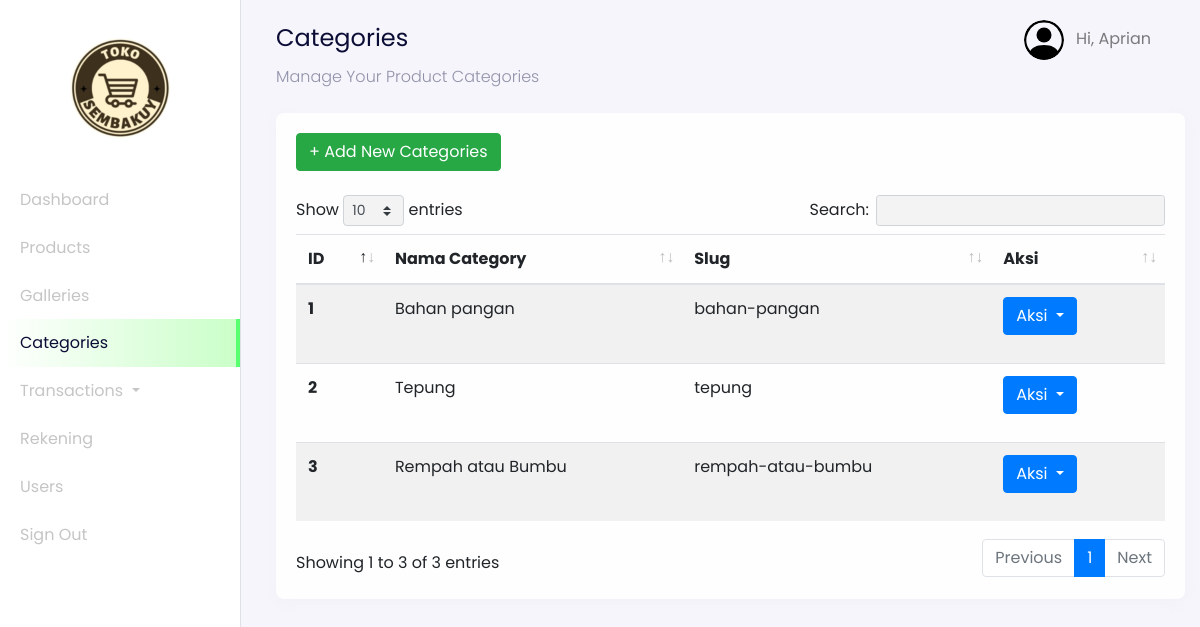
The page /admin?page=categories (signed in) on the database its author committed.
### tables this page shows
CREATE TABLE `users` (
  `id_user` int(11) NOT NULL,
  `name` varchar(255) NOT NULL,
  `email` varchar(255) NOT NULL,
  `password` varchar(255) NOT NULL,
  `address` text DEFAULT NULL,
  `phone_number` varchar(255) NOT NULL,
  `postal_code` varchar(191) NOT NULL,
  `roles` varchar(255) NOT NULL
);

CREATE TABLE `categories` (
  `id` int(11) NOT NULL,
  `category_name` varchar(255) NOT NULL,
  `slug` varchar(255) NOT NULL
);

### config/config.php (called while the page is built, shortened)
<?php
$host = 'localhost';
$user = 'root';
$password = '';
$dbname = 'imk_tugas';
$conn = mysqli_connect($host, $user, $password, $dbname);
function query($query)
{
    global $conn;
    $result = mysqli_query($conn, $query);
    $rows = [];
    while ($row = mysqli_fetch_assoc($result)) {
        $rows[] = $row;
    }
    return $rows;
}
?>

### admin/dashboard-categories.php (the view, shortened to what this page needs)
<nav
  class="navbar navbar-expand-lg navbar-light navbar-store fixed-top"
  data-aos="fade-down"
>
  <div class="container-fluid">
    <div class="collpase navbar-collapse" id="navbarResponsive">
      <ul class="navbar-nav d-none d-lg-flex ml-auto">
        <li class="nav-item dropdown">
          <a
            href="#"
            class="nav-link"
            id="navbarDropdown"
            role="button"
            data-toggle="dropdown"
          >
          <img
              src="../assets/images/person-circle.svg"
              alt="profile"
              height="40px"
              class="rounded-circle mr-2 profile-picture"
            />
            <?php
              $id_user = $_SESSION['user'];
              $user = query("SELECT * FROM users WHERE id_user = $id_user")[0];
            ?>
            Hi, <?= $user["name"]; ?>
          </a>
        </li>
      </ul>
    </div>
  </div>
</nav>
<div class="section-content section-dashboard-home" data-aos="fade-up">
  <div class="container-fluid">
    <div class="dashboard-heading">
      <h2 class="dashboard-title">Categories</h2>
      <p class="dashboard-subtitle">Manage Your Product Categories</p>
    </div>
    <div class="dashboard-content">
      <div class="row mt-4">
        <div class="col-12">
          <div class="card">
            <div class="card-body">
              <div class="row mb-4">
                <div class="col-12">
                <a href="?page=categories-create" class="btn btn-success">
                  + Add New Categories
                </a>
                </div>
              </div>
              <div class="row">
                <div class="col-12">
                  <div class="table-responsive">
                    <table class="table table-striped table-hover w-100" id="table">
                      <thead>
                        <tr>
                          <th scope="col">ID</th>
                          <th scope="col">Nama Category</th>
                          <th scope="col">Slug</th>
                          <th scope="col">Aksi</th>
                        </tr>
                      </thead>
                      <tbody>
                        <?php
                          $no = 1;
                          $categories = query("SELECT * FROM categories");
                        ?>
                        <?php foreach ($categories as $category) : ?>
                          <tr>
                            <th scope="row" style="width: 10%;"><?= $no; ?></th>
                            <td><?= $category["category_name"]; ?></td>
                            <td><?= $category["slug"]; ?></td>
                            <td style="width: 20%;">
                              <div class="dropdown">
                                <button class="btn btn-primary dropdown-toggle" type="button" id="dropdownMenuButton" data-toggle="dropdown" aria-haspopup="true" aria-expanded="false">
                                  Aksi
                                </button>
                                <div class="dropdown-menu" aria-labelledby="dropdownMenuButton">
                                  <a class="dropdown-item" onclick="return confirm('Apakah Ingin Menghapus category Ini ?')" href="?page=categories-delete&id=<?= $category["id"]; ?>">Delete</button>
                                </div>
                              </div>
                            </td>
                          </tr>
                          <?php $no++ ?>
                        <?php endforeach;?>
                      </tbody>
                    </table>
                  </div>
                </div>
              </div>
            </div>
          </div>
        </div>
      </div>
    </div>
  </div>
</div>

### rows shown on the page
users: name "Aprian"
categories: category_name "Bahan pangan", slug "bahan-pangan"
categories: category_name "Tepung", slug "tepung"
categories: category_name "Rempah atau Bumbu", slug "rempah-atau-bumbu"
